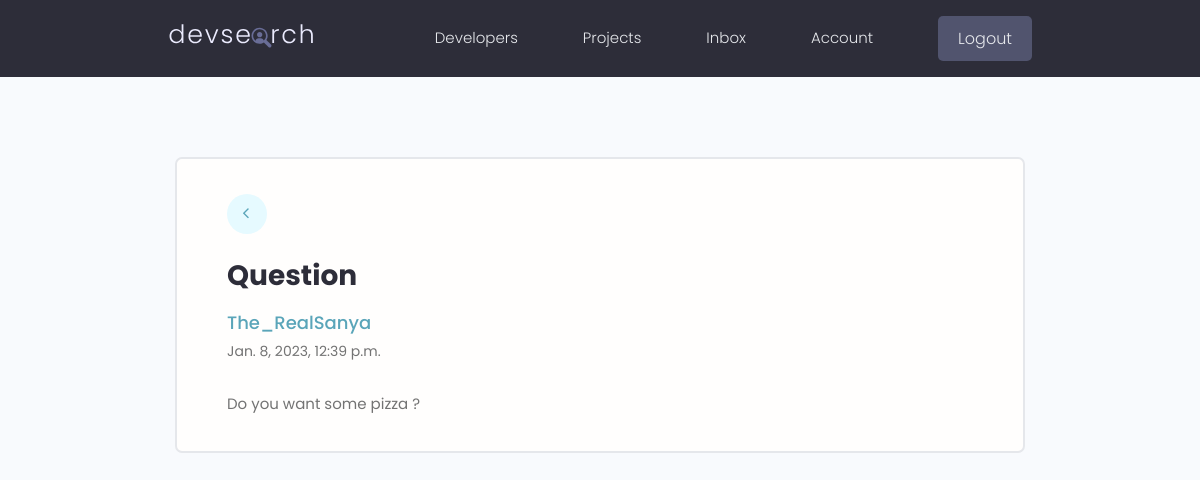
Page /message/e6e14598-ee7e-4d97-ab83-a040e575347c/ (signed in) on the committed database.
### users/models.py (models this page shows, shortened)
class Message(models.Model):
    sender = models.ForeignKey(Profile, on_delete=models.SET_NULL, null=True, blank=True)
    recipient = models.ForeignKey(Profile, on_delete=models.SET_NULL, null=True, blank=True, related_name="messages")
    name = models.CharField(max_length=200, blank=True, null=True)
    email = models.EmailField(max_length=500, blank=True, null=True)
    is_read = models.BooleanField(default=False, null=True)
    subject = models.CharField(max_length=200, blank=True, null=True)
    body = models.TextField()
    created = models.DateTimeField(auto_now_add=True)
    id = models.UUIDField(default=uuid.uuid4, unique=True, primary_key=True, editable=False)
    class Meta:
        ordering = ['is_read', '-created']

### users/views.py (the view)
# urls.py: path('message/<str:pk>/', views.viewMessage, name='message'),
@login_required(login_url='login')
def viewMessage(request, pk):
    profile = request.user.profile
    singleMessage = profile.messages.get(id=pk)
    if singleMessage.is_read == False:
        singleMessage.is_read = True
        singleMessage.save()
    context = {'singleMessage': singleMessage}
    return render(request, 'users/message.html', context)

### users/templates/users/message.html
{% extends 'main.html' %}
{% block content %}
<main class="messagePage my-xl">
  <div class="content-box">
    <div class="message">
      <a class="backButton" href="{% url 'inbox' %}"><i class="fa fa-angle-left" style="margin-left: 0.55em;"></i></a>
      <h2 class="message__subject">{{singleMessage.subject}}</h4>
        {% if singleMessage.sender %}
        <a href="{% url 'user-profile' singleMessage.sender.id %}" class="message__author">{{singleMessage.name}}</a>
        {% else %}
        <p class="message__author">{{singleMessage.name}}</p>
        {% endif %}
        <p class="message__date">{{singleMessage.created}}</p>
        <div class="message__body">{{singleMessage.body|linebreaksbr}}</div>
    </div>
  </div>
</main>
{% endblock %}

### static/styles/app.css (style rules this page uses)
:root { --color-sub: #2d2d39; }
i.fa { font-size: 1.7em; margin-right: 0.7em; }
.content-box { width: 95%; max-width: 85rem; margin: 0 auto; }
.message { padding: 2.5rem 0; }
.message > a { display: flex; gap: 1rem; }
.message__author, .message__date { flex-basis: 25%; }
.message__subject { flex-basis: 50%; }
.message__date { text-align: right; }
.messagePage .message { list-style: none; background: var(--color-white); padding: 3.5rem 5rem; border: 2px solid var(--color-light); border-radius: 0.7rem; }
.messagePage .message__subject { font-size: 2.8rem; color: var(--color-sub); margin-bottom: 1rem; margin-top: 2rem; }
.messagePage .message__author { font-size: 1.8rem; font-weight: 500; }
.messagePage .message__date { font-size: 1.4rem; font-weight: 400; text-align: left; margin-bottom: 3rem; }
.backButton { background: var(--color-main-light); color: var(--color-main); width: 4rem; height: 4rem; display: flex; align-items: center; justify-content: center; border-radius: 50%; }
.backButton i { font-size: 1.8rem; }

### static/uikit/styles/modules/_variables.css (style rules this page uses)
:root { --color-main: #5aa5b9; --color-main-light: #e6faff; --color-sub: #3f4156; --color-sub-light: #51546e; --color-sub-lighter: #ededfd; --color-text: #737373; --color-gray: #8b8b8b; --color-light: #e5e7eb; --color-light-gray: #767676; --color-bg: #f8fafd; --color-white: #fffefd; --color-white-light: #f3f3f3; --color-success: #359e64; --color-success-bg: #def8e8; --color-error: #fc4b0b; --color-error-bg: #fff2ee; --font-base: 'Poppins', arial, helvetica, 'Segoe UI', roboto, ubuntu, sans-serif; --font-monospace: 'Fira Code', 'Courier New', courier, monospace; --font-regular: 300; --font-medium: 500; --font-bold: 700; --generic-shadow: 1px 1px 5px #00000010; --generic-transition: all 0.3s ease-in-out; }

### static/uikit/styles/modules/_base.css (style rules this page uses)
* { margin: 0; padding: 0; box-sizing: border-box; text-rendering: optimizeLegibility; color: inherit; font-size: inherit; }
html { font-size: 50%; }
@media only screen and (min-width: 480px) { html { font-size: 56.25%; } }
@media only screen and (min-width: 1200px) { html { font-size: 62.5%; } }
body { line-height: 1.6; font-weight: 400; font-size: 1.5rem; color: var(--color-text); background-color: var(--color-bg); min-height: 100vh; }

### static/uikit/styles/modules/_typography.css (style rules this page uses)
* { font-family: var(--font-base); }
h2 { font-size: 3.6rem; font-weight: var(--font-bold); }
p, span, strong { font-size: 1.6rem; color: var(--color-text); font-weight: var(--font-regular); }
a { padding-bottom: 2px; text-decoration: none; display: inline-block; color: var(--color-main); font-weight: var(--font-medium); }

### static/uikit/styles/modules/_utilities.css (style rules this page uses)
.my-xl { margin: 8rem auto; }

### rows in the picture
Message: subject "Question", name "The_RealSanya", created "Jan. 8, 2023, 12:39 p.m.", body "Do you want some pizza ?"
